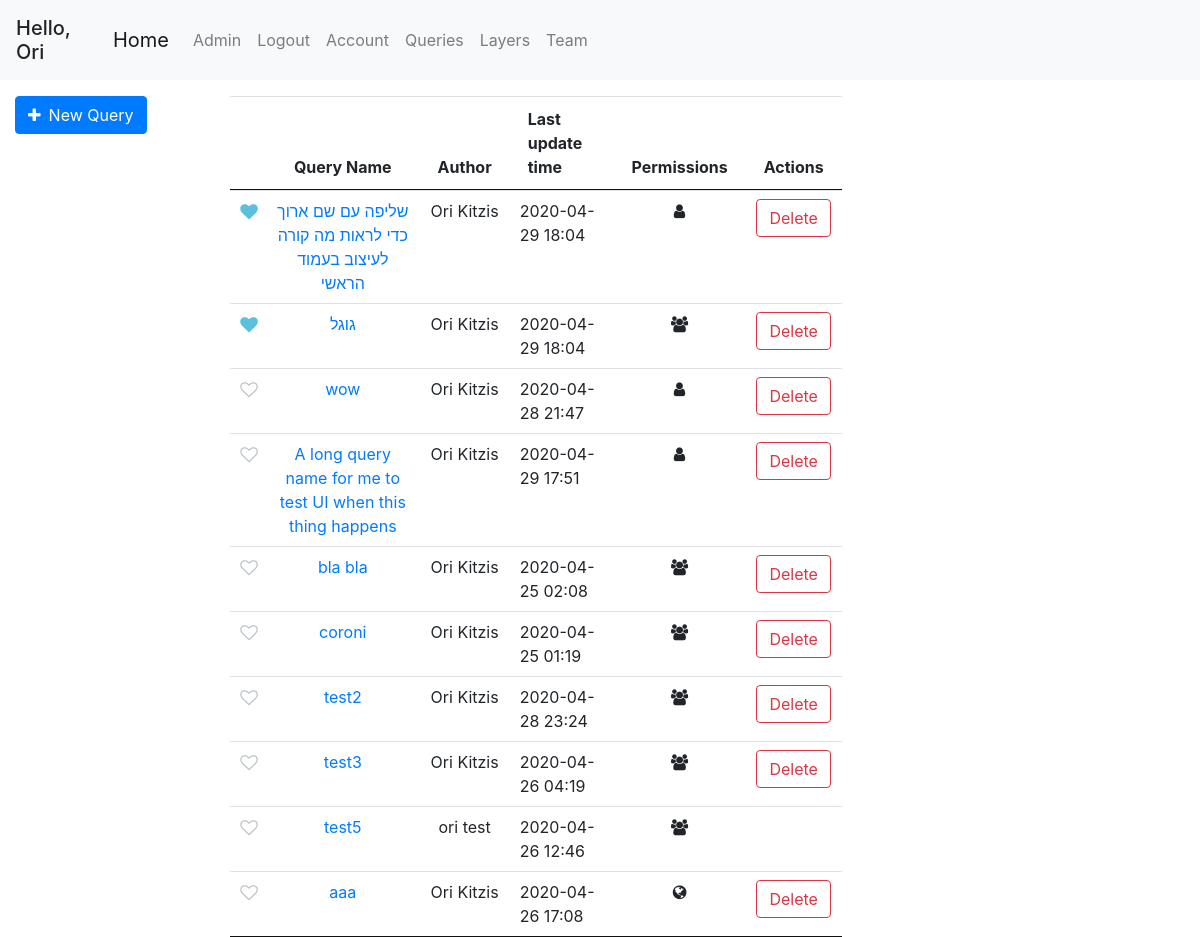
The app's page /queries (signed in), older data.
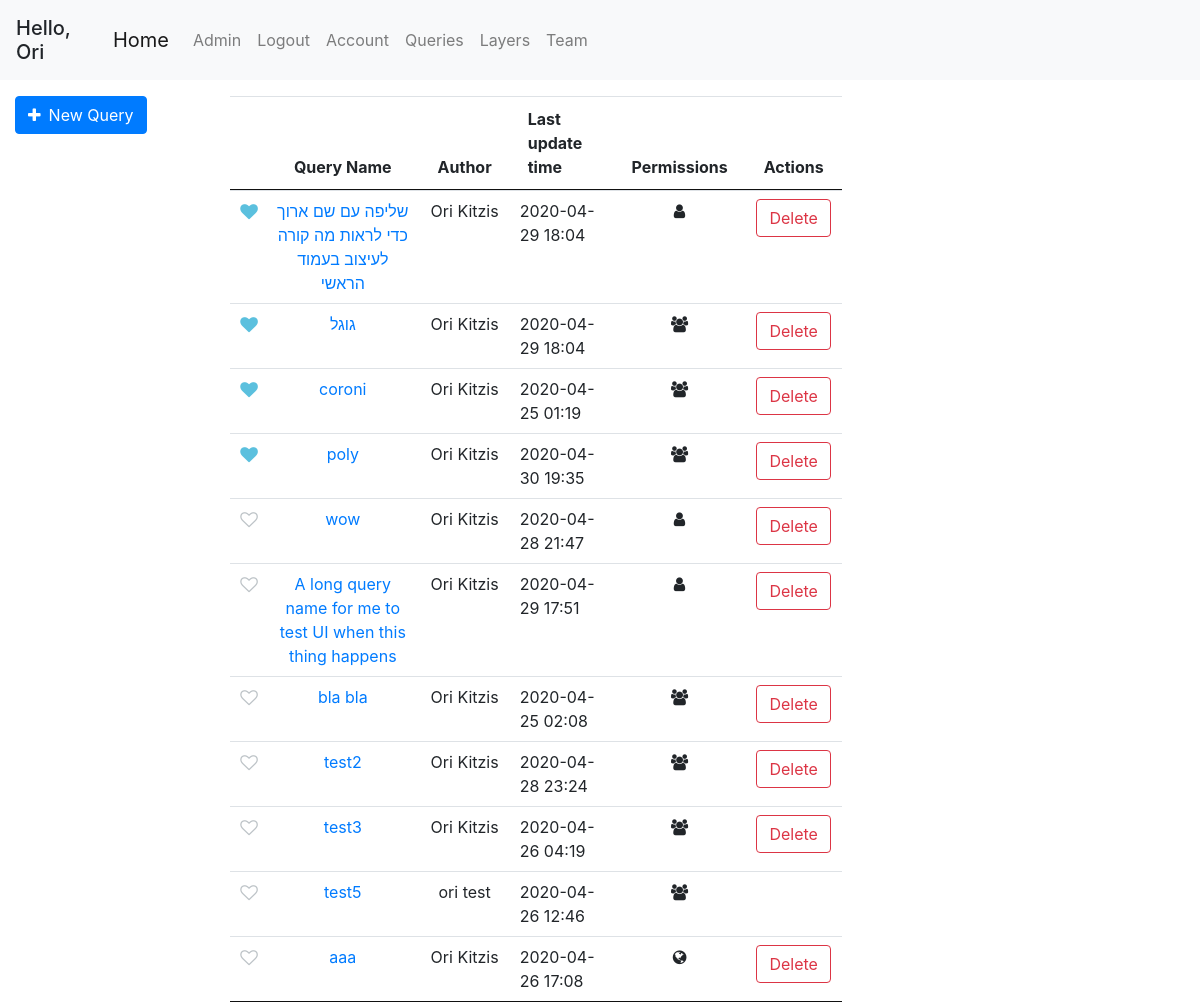
The same page, newer data.
### geoportal/models.py (models this page shows, shortened)
class User(db.Model, UserMixin):
    id = db.Column(db.Integer, primary_key=True)
    username = db.Column(db.String(20), unique=True, nullable=False)
    email = db.Column(db.String(120), unique=True, nullable=False)
    first_name = db.Column(db.String(20), nullable=False, default='')
    last_name = db.Column(db.String(20), nullable=False, default='')
    password = db.Column(db.String(60), nullable=False)
    team_id = db.Column(db.Integer, db.ForeignKey('team.id'))
    roles = db.relationship('Role', secondary='user_roles')
    layers = db.relationship('Layer', backref='user', lazy=True)
    queries = db.relationship('Query', backref='user', lazy=True)
    preferences = db.relationship('UserPreferences', backref='user', lazy=True)
    @property
    def full_name(self):
        return f'{self.first_name} {self.last_name}'
    def has_role(self, role_name):
        for role in self.roles:
            if role.name == role_name:
                return True
        return False

class Query(db.Model):
    id = db.Column(db.Integer, primary_key=True)
    user_id = db.Column(db.Integer, db.ForeignKey('user.id'), nullable=False, default=0)
    query_name = db.Column(db.String(120))
    db_name = db.Column(db.String(20))
    date_uploaded = db.Column(db.DateTime, nullable=False, default=datetime.datetime.now)
    last_update_time = db.Column(db.DateTime, nullable=False, default=datetime.datetime.now)
    query_text = db.Column(db.Text, nullable=False, default='')
    only_user = db.Column(db.Boolean, default=False)
    only_team = db.Column(db.Boolean, default=False)
    public = db.Column(db.Boolean, default=True)
    parameters = db.relationship('QueryTextParameters', backref='query', lazy=True)
    polygon_parameters = db.relationship('QueryPolygonParameters', backref='query', lazy=True)
    @property
    def pretty_last_update_time(self):
        return self.last_update_time.strftime('%Y-%m-%d %H:%M')

### geoportal/queries/views.py (the view)
@queries.route('/queries')
@login_required
def get_queries():
    queries = get_allowed_queries()
    marked_queries = db.session.query(UserMarkedQuery.query_id).filter_by(user_id=current_user.id).all()
    marked_queries = [query[0] for query in marked_queries]
    return render_template('queries.html', queries=queries, marked_queries=marked_queries)

### geoportal/models.py (called while the page is built)
@login_manager.user_loader
def load_user(user_id):
    return User.query.get(int(user_id))

### geoportal/queries/utils.py (called while the page is built)
def marked_queries_first(queries):
    return sorted(queries, key=lambda query: UserMarkedQuery.query.filter(and_(UserMarkedQuery.query_id == query.id, UserMarkedQuery.user_id == current_user.id)).first() is not None, reverse=True)

def get_allowed_queries():
    if current_user.is_authenticated:
        queries = Query.query.order_by(Query.only_user.desc(), Query.public).all()
        authorized_queries = []
        for query in queries:
            if query.public or (query.only_team and User.query.get(query.user_id).team_id == current_user.team_id) or query.user_id == current_user.id:
                authorized_queries.append(query)
        queries = authorized_queries
        queries = marked_queries_first(queries)
    else:
        queries = Query.query.filter_by(public=True).all()
    return queries

### geoportal/templates/queries.html (shortened to what this page needs)
{% extends "base.html" %}
{% block left_sidebar %}
    <form class="mt-3" action="/query">
        <button class="btn btn-primary"><span class="fa fa-plus mr-2"></span>New Query</button>
    </form>
{% endblock left_sidebar %}
{% block content %}
<div class="col-md-10 mt-3">
    <table class="table table-hover table-condensed dataTable no-footer">
        <thead style="text-align: center">
            <tr>
                <th></th>
                <th>Query Name</th>
                <th>Author</th>
                <th style="text-align: left">Last update time</th>
                <th>Permissions</th>
                <th>Actions</th>
            </tr>
        </thead>
        <tbody style="text-align: center">
        {% for query in queries %}
            <tr id="{{ query.id }}">
                <td>
                    <div class="pretty p-icon p-toggle p-plain">
                        <div class="state p-off">
                            <i class="icon fa fa-heart-o "></i>
                        </div>
                        <div class="state p-on p-info-o">
                            <i class="icon fa fa-heart"></i>
                        </div>
                    </div>
                </td>
                <td > <a href="/query/{{ query.id }}">{{ query.query_name }}</a></td>
                <td>{{ query.user.full_name }}</td>
                <td style="text-align: left">{{ query.pretty_last_update_time }}</td>
                <td>
                    {% if query.only_user %}
                    <span class="fa fa-user"></span>
                    {% elif query.only_team %}
                    <span class="fa fa-users"></span>
                    {% else %}
                    <span class="fa fa-globe"></span>
                    {% endif %}
                </td>
                <td>
                    {% if query.user_id == current_user.id %}
                        <button class="btn btn-outline-danger" onclick="deleteQuery({{ query.id }})">Delete</button>
                    {% endif %}
                </td>
            </tr>
        {% endfor %}
        </tbody>
    </table>
</div>
{% endblock content %}

### geoportal/templates/base.html (shortened to what this page needs)
<!DOCTYPE html>
<html lang="en">
<head>
    <link rel="stylesheet" href="/static/css/bootstrap/bootstrap.min.css"/>
    <link rel="stylesheet" href="/static/css/style.css"/>
    <link rel="stylesheet" href="/static/css/leaflet/leaflet.css"/>
    <link rel="stylesheet" href="/static/css/leaflet/leaflet.draw.css"/>
    <link rel="stylesheet" href="/static/css/jquery/jquery.dataTables.min.css">
    <link rel="stylesheet" href="https://cdnjs.cloudflare.com/ajax/libs/font-awesome/4.7.0/css/font-awesome.min.css">
    <link rel="stylesheet" href="/static/css/utils/pretty-checkbox.min.css">
    <link rel="stylesheet" href="/static/css/leaflet/leaflet.contextmenu.css">
</head>
<body>
    <header class="site-header">
        <nav class="navbar navbar-expand-lg navbar-fixed-top navbar-light bg-light">
            {% if current_user.is_authenticated %}
            <h5 class="mt-2">Hello, {{ current_user.first_name }}</h5>
            {% endif %}
            <div class="container">
                <a class="navbar-brand" href="{{ url_for('main.home') }}">Home</a>
                <div class="collapse navbar-collapse" id="navbarSupportedContent">
                    <ul class="navbar-nav mr-auto">
                        {% if current_user.is_authenticated %}
                            {% if current_user.has_role('Admin') %}
                                <li class="nav-item"><a class="nav-link" href="/admin">Admin</a></li>
                            {% endif %}
                            <li class="nav-item"><a class="nav-link" href="{{ url_for('users.logout') }}">Logout</a></li>
                            <li class="nav-item"><a class="nav-link" href="{{ url_for('users.account') }}">Account</a></li>
                            <li class="nav-item"><a class="nav-link" href="{{ url_for('queries.get_queries') }}">Queries</a></li>
                            <li class="nav-item"><a class="nav-link" href="{{ url_for('mapping.get_layers') }}">Layers</a></li>
                            {% if current_user.team_id %}
                                <li class="nav-item"><a class="nav-link" href="{{ url_for('users.team') }}">Team</a></li>
                            {% else %}
                                <li class="nav-item"><a class="nav-link" href="{{ url_for('users.new_team') }}">Create Team</a></li>
                            {% endif %}
                        {% else %}
                            <li class="nav-item"><a class="nav-link" href="{{ url_for('users.login') }}">Login</a></li>
                            <li class="nav-item"><a class="nav-link" href="{{ url_for('users.register') }}">Register</a></li>
                        {% endif %}
                    </ul>
                </div>
            </div>
        </nav>
    </header>
    <div class="container-fluid" id="content">
        <div class="row">
            <div class="col-md-3 col-lg-2 sidebar">
                {% block left_sidebar %}{% endblock %}
            </div>
            <div class="col-md-6 col-lg-8 main">
                {% block content %}{% endblock %}
            </div>
            <div class="col-md-3 col-lg-2 sidebar" id="right-sidebar">
            </div>
        </div>
    </div>
</body>
</html>

Row changes from the older to the newer data that the page shows:
shown differently, row unchanged: Query "coroni": moves up the list
added Query: query_name "poly", user.full_name "Ori Kitzis", pretty_last_update_time "2020-04-30 19:35", only_user False (drawn)
